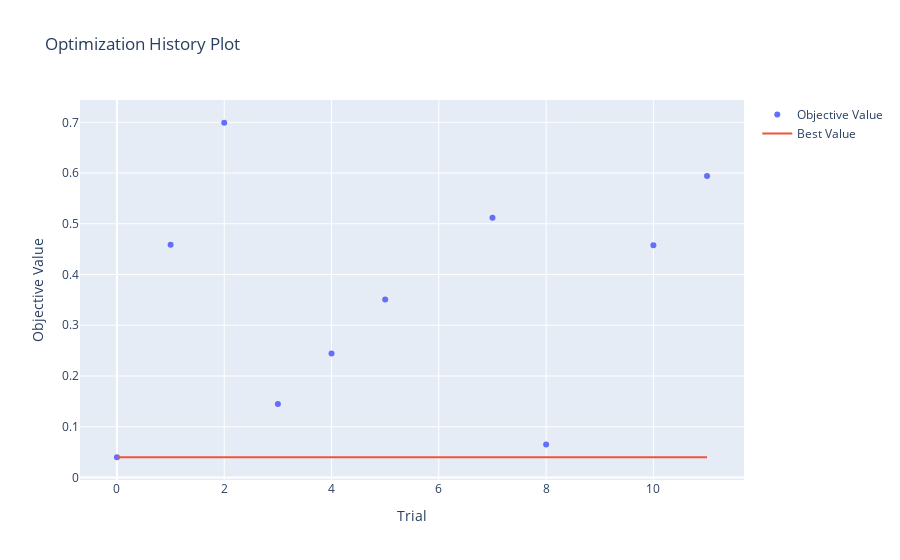

The code cell stored with this chart in its notebook:
### Code cell
plot_optimization_history(study_run2)

### Figure 1 — Plotly figure (JSON) as saved in the notebook; plotly's stock layout.template omitted (floating-point values rounded to 4 significant figures)
{"data": [{"mode": "markers", "name": "Objective Value", "type": "scatter", "x": [0, 1, 2, 3, 4, 5, 7, 8, 10, 11], "y": [0.0398, 0.4588, 0.6991, 0.1448, 0.2443, 0.3507, 0.5119, 0.06514, 0.4578, 0.594]}, {"mode": "lines", "name": "Best Value", "type": "scatter", "x": [0, 1, 2, 3, 4, 5, 6, 7, 8, 9, 10, 11], "y": [0.0398, 0.0398, 0.0398, 0.0398, 0.0398, 0.0398, 0.0398, 0.0398, 0.0398, 0.0398, 0.0398, 0.0398]}, {"marker": {"color": "#cccccc"}, "mode": "markers", "name": "Infeasible Trial", "showlegend": false, "type": "scatter", "x": [], "y": []}], "layout": {"title": {"text": "Optimization History Plot"}, "xaxis": {"title": {"text": "Trial"}}, "yaxis": {"title": {"text": "Objective Value"}}}}
